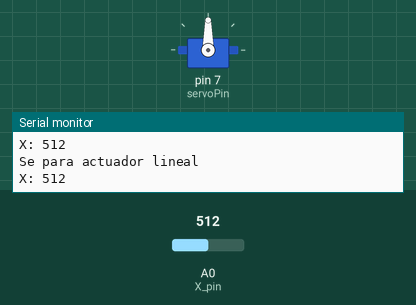
Bench run of a sketch on a simulated Arduino Uno, built with avr-gcc and run on an emulated ATmega328P. Shown: servo, the last lines printed to the serial monitor. The inputs (shaded band) are chosen by the test bench; at power-on: A0 (X_pin) = 512.

Above: at 1.2 s.
1.3 s: A0 (X_pin) set to 716
At 2.5 s:
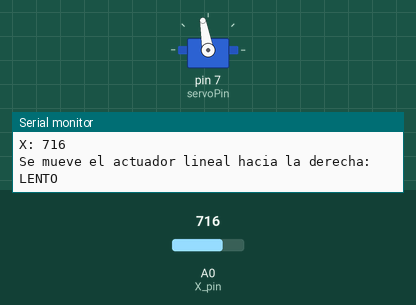
2.8 s: A0 (X_pin) set to 993
5.8 s: A0 (X_pin) set to 1015
At 6.5 s:
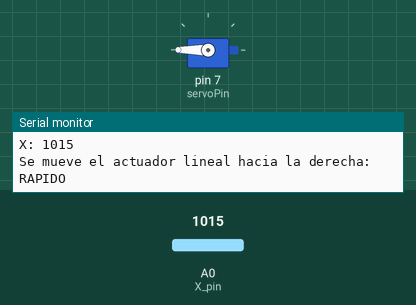
7.3 s: A0 (X_pin) set to 0
At 7.8 s:
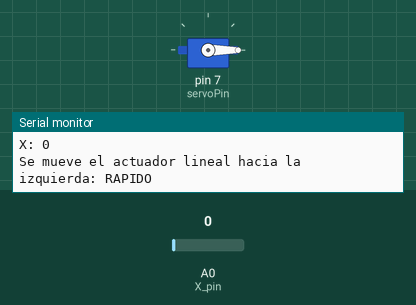
8.8 s: A0 (X_pin) set to 13
11.8 s: A0 (X_pin) set to 17
At 12.3 s:
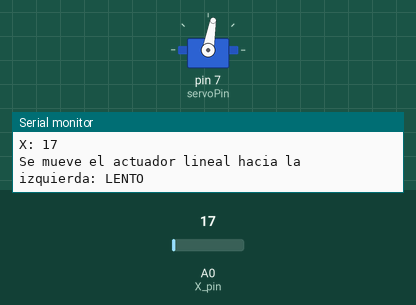
Timing chart, 0 to 14.4 s (numbered marks = the images above; inputs shaded):
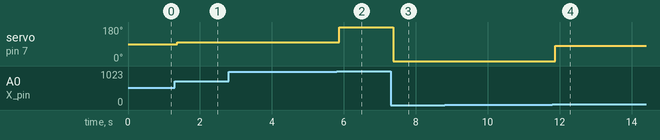

The sketch:

Ejercicio4.2.ino
```cpp
#include <Servo.h>

// Variables para el servomotor
Servo servo;
int servoPin = 7;
const int servoFastLeftValue = 0; // velocidad máxima de giro del servomotor en sentido antihorario
const int servoSlowLeftValue = 80; // velocidad lenta de giro del servomotor en sentido antihorario
const int servoFastRightValue = 180; // velocidad máxima de giro del servomotor en sentido horario
const int servoSlowRightValue = 100; // velocidad lenta de giro del servomotor en sentido horario
const int servoStopValue = 90; // valor en el que el servomotor no gira


// Variables para el joystick
const int joystickButtonPin = 8; // pin digital para el botón del joystick
const int X_pin = A0; // Pin analógico para leer eje X
const int Y_pin = A1; // Pin analógico para leer eje Y

// La posicion central del joystick es (530, 494)

// Entre 500 y 560 se considera que el joystick está en el centro del eje x
const int X_low_center_value = 500;
const int X_high_center_value = 560;
// Valores en los que cambia la velocidad en el eje X
const int X_left_speed_change_point_value = 15; // entre 0 y 15 se considera que se quiere mover el actuador a máxima velocidad a la izda
const int X_right_speed_change_point_value = 1000; // entre 1000 y 1023 se considera que se quiere mover el actuador a máxima velocidad a la dcha

// Entre 465 y 525 se considera que el joystick está en el centro del eje y
const int Y_low_center_value = 465;
const int Y_high_center_value = 525;


void setup() {
  Serial.begin(9600);
  Serial.println("\n---------\n  Setup\n---------");
  servo.attach(servoPin);
  pinMode(joystickButtonPin, INPUT_PULLUP); // usamos la resistencia interna del Arduino
}

void loop() {
  // Obtenemos el valor del eje X del joystick
  int XValue = getJoystickXValue();

  // Si el valor de X es menor que el valor límite mínimo de la posicion central es que está hacia la izda
  if (XValue < X_low_center_value) {
    moveLinealActuatorToTheLeft(XValue);
  }
  // Si el valor de X es mayor que el valor límite máximo de la posicion central es que está hacia la dcha
  else if (XValue > X_high_center_value) {
    moveLinealActuatorToTheRight(XValue);
  }
  // Si el valor de X está entre los valores límite mínimo y límite máximo de la posicion central es que está en el centro
  else {
    stopLinealActuator();
  }
}


int getJoystickXValue() {
  int XValue = analogRead(X_pin);
  Serial.println("X: " + String(XValue));
  return XValue;
}

void moveLinealActuatorToTheLeft(int XValue) {
  if (XValue <= X_left_speed_change_point_value) {
    Serial.println("Se mueve el actuador lineal hacia la izquierda: RAPIDO");
    servo.write(servoFastLeftValue);
  }
  else {
    Serial.println("Se mueve el actuador lineal hacia la izquierda: LENTO");
    servo.write(servoSlowLeftValue);
  }
}

void moveLinealActuatorToTheRight(int XValue) {
  if (XValue >= X_right_speed_change_point_value) {
    Serial.println("Se mueve el actuador lineal hacia la derecha: RAPIDO");
    servo.write(servoFastRightValue);
  }
  else {
    Serial.println("Se mueve el actuador lineal hacia la derecha: LENTO");
    servo.write(servoSlowRightValue);
  }
}

void stopLinealActuator() {
  Serial.println("Se para actuador lineal");
  servo.write(servoStopValue);
}
```

Measured:
- the behaviour switches between 999 and 1000 on A0 (X_pin) (found by bisection; images 1 and 2)
- the behaviour switches between 15 and 16 on A0 (X_pin) (found by bisection; images 3 and 4)
- after the input at 1.3 s, servo on pin 7 (servoPin): 90° → 100° after 0.07 s
- after the input at 5.8 s, servo on pin 7 (servoPin): 100° → 180° after 0.07 s
- after the input at 7.3 s, servo on pin 7 (servoPin): 180° → 0° after 0.08 s
- after the input at 11.8 s, servo on pin 7 (servoPin): 0° → 80° after 0.07 s
